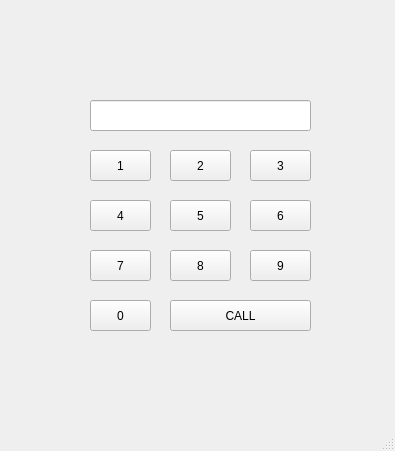
<?xml version="1.0" encoding="UTF-8"?>
<ui version="4.0">
 <class>MainWindow</class>
 <widget class="QMainWindow" name="MainWindow">
  <property name="geometry">
   <rect>
    <x>0</x>
    <y>0</y>
    <width>395</width>
    <height>451</height>
   </rect>
  </property>
  <property name="windowTitle">
   <string>MainWindow</string>
  </property>
  <widget class="QWidget" name="centralwidget">
   <widget class="QLineEdit" name="le">
    <property name="geometry">
     <rect>
      <x>90</x>
      <y>100</y>
      <width>221</width>
      <height>31</height>
     </rect>
    </property>
    <property name="alignment">
     <set>Qt::AlignRight|Qt::AlignTrailing|Qt::AlignVCenter</set>
    </property>
   </widget>
   <widget class="QPushButton" name="pb1">
    <property name="geometry">
     <rect>
      <x>90</x>
      <y>150</y>
      <width>61</width>
      <height>31</height>
     </rect>
    </property>
    <property name="text">
     <string>1</string>
    </property>
   </widget>
   <widget class="QPushButton" name="pb2">
    <property name="geometry">
     <rect>
      <x>170</x>
      <y>150</y>
      <width>61</width>
      <height>31</height>
     </rect>
    </property>
    <property name="text">
     <string>2</string>
    </property>
   </widget>
   <widget class="QPushButton" name="pb3">
    <property name="geometry">
     <rect>
      <x>250</x>
      <y>150</y>
      <width>61</width>
      <height>31</height>
     </rect>
    </property>
    <property name="text">
     <string>3</string>
    </property>
   </widget>
   <widget class="QPushButton" name="pb4">
    <property name="geometry">
     <rect>
      <x>90</x>
      <y>200</y>
      <width>61</width>
      <height>31</height>
     </rect>
    </property>
    <property name="text">
     <string>4</string>
    </property>
   </widget>
   <widget class="QPushButton" name="pb5">
    <property name="geometry">
     <rect>
      <x>170</x>
      <y>200</y>
      <width>61</width>
      <height>31</height>
     </rect>
    </property>
    <property name="text">
     <string>5</string>
    </property>
   </widget>
   <widget class="QPushButton" name="pb6">
    <property name="geometry">
     <rect>
      <x>250</x>
      <y>200</y>
      <width>61</width>
      <height>31</height>
     </rect>
    </property>
    <property name="text">
     <string>6</string>
    </property>
   </widget>
   <widget class="QPushButton" name="pb7">
    <property name="geometry">
     <rect>
      <x>90</x>
      <y>250</y>
      <width>61</width>
      <height>31</height>
     </rect>
    </property>
    <property name="text">
     <string>7</string>
    </property>
   </widget>
   <widget class="QPushButton" name="pb8">
    <property name="geometry">
     <rect>
      <x>170</x>
      <y>250</y>
      <width>61</width>
      <height>31</height>
     </rect>
    </property>
    <property name="text">
     <string>8</string>
    </property>
   </widget>
   <widget class="QPushButton" name="pb9">
    <property name="geometry">
     <rect>
      <x>250</x>
      <y>250</y>
      <width>61</width>
      <height>31</height>
     </rect>
    </property>
    <property name="text">
     <string>9</string>
    </property>
   </widget>
   <widget class="QPushButton" name="pb0">
    <property name="geometry">
     <rect>
      <x>90</x>
      <y>300</y>
      <width>61</width>
      <height>31</height>
     </rect>
    </property>
    <property name="text">
     <string>0</string>
    </property>
   </widget>
   <widget class="QPushButton" name="pb_call">
    <property name="geometry">
     <rect>
      <x>170</x>
      <y>300</y>
      <width>141</width>
      <height>31</height>
     </rect>
    </property>
    <property name="text">
     <string>CALL</string>
    </property>
   </widget>
  </widget>
  <widget class="QMenuBar" name="menubar">
   <property name="geometry">
    <rect>
     <x>0</x>
     <y>0</y>
     <width>395</width>
     <height>21</height>
    </rect>
   </property>
  </widget>
  <widget class="QStatusBar" name="statusbar"/>
 </widget>
 <resources/>
 <connections/>
</ui>
